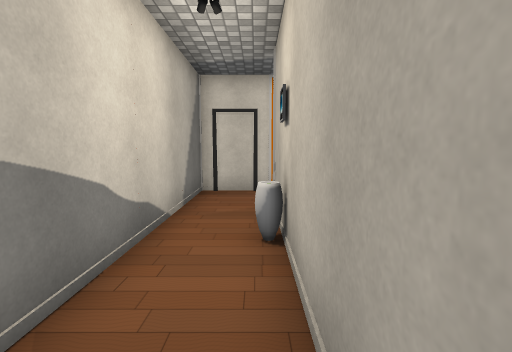
view 1 (above)

13 first-person views from a walk through a Unity game level. The camera is 1.5 m above the floor, tilts 6° down and sees 85° across. The floor is counted in squares, 1 m on a side. Each view is taken from the middle of a square. On the plan, view 1 faces up. The plan holds only what a view shows up to about 14 squares ahead; the rest is blank. The place goes on beyond the plan. The player is left out. Some surface patterns are stand-ins.

view 2
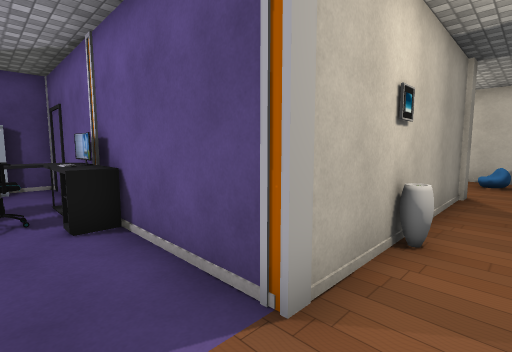

view 3
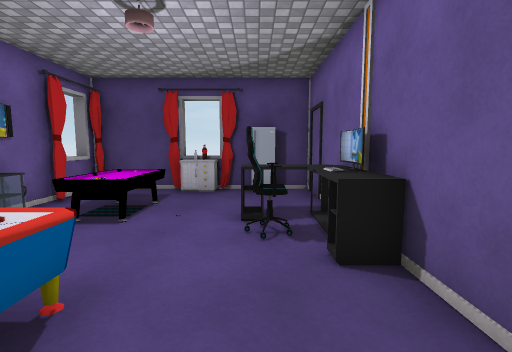

view 4
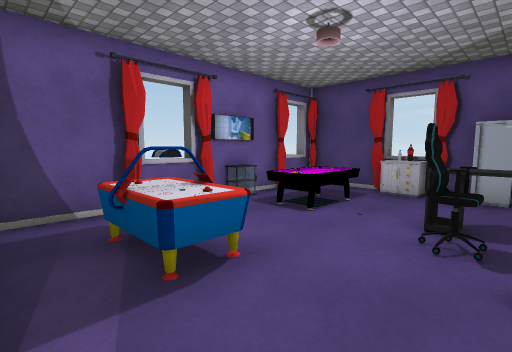

view 5
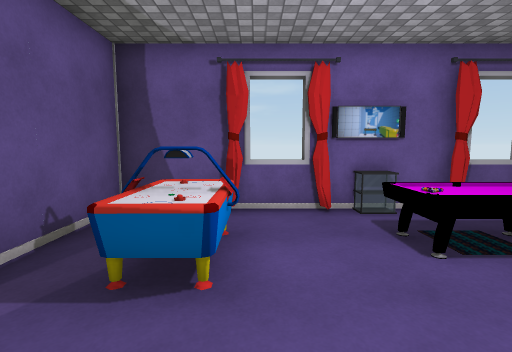

view 6
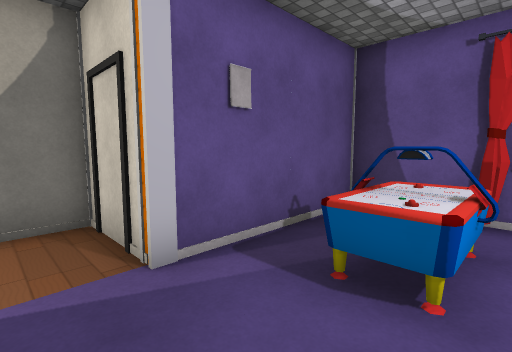

view 7
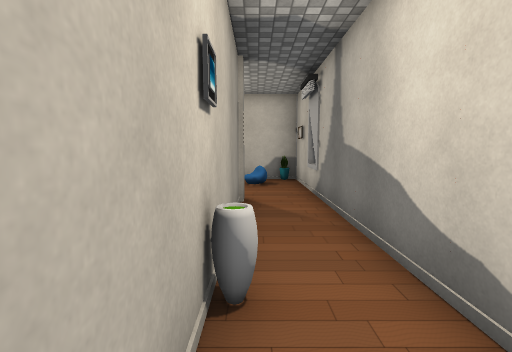

view 8
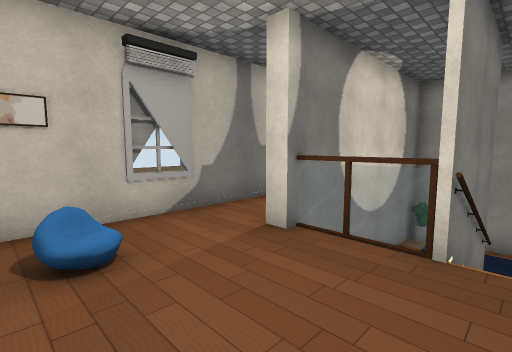

view 9
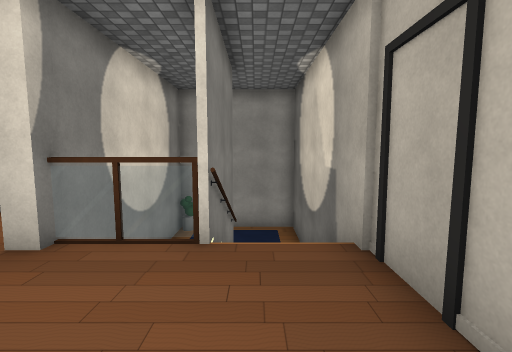

view 10
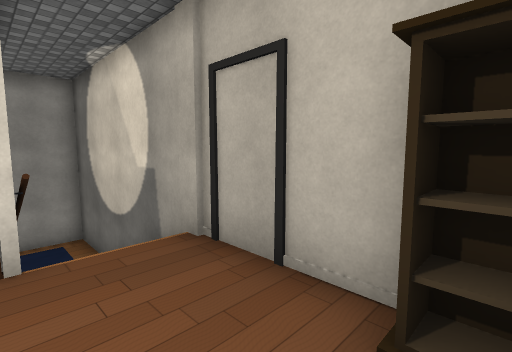

view 11
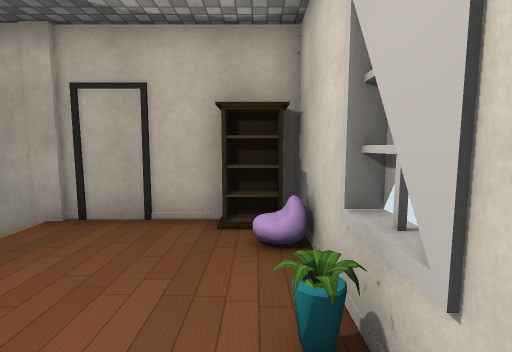

view 12
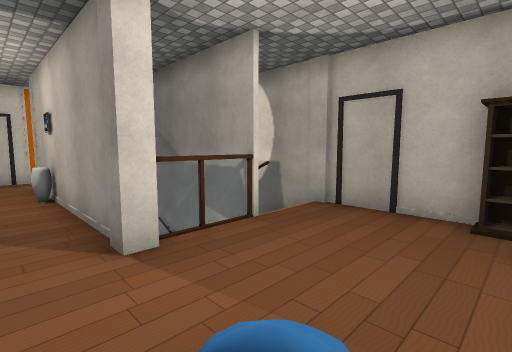

view 13
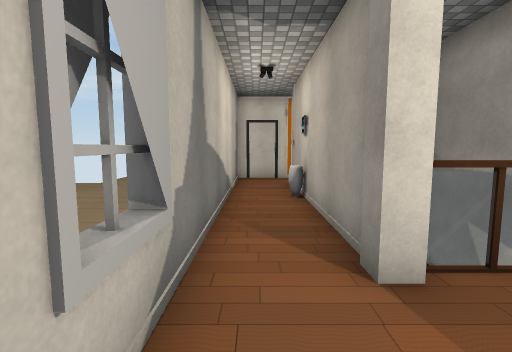

### Floor plan
Ten units are one square. View 1 is at (0, 0); x grows to the right and y downward. Boxes are objects, and circles mark ways between rooms. Rooms are numbered by the first view taken in them; rooms with no view inside come last. Other rooms are left out.
<svg viewBox="-24 -152 144 222">
<path fill="none" stroke="#000" d="M64 -71 109 -71 109 -147 7 -147 7 -104M5 -95 -19 -95 -19 14M112 -115 108 -115M5 6 5 -66M36 -1 34 8 29 8M-19 14 -19 59 57 59 57 4"/>
<rect x="-5" y="-45" width="10" height="10" fill="#bbb"><title>other object</title></rect>
<rect x="5" y="-105" width="10" height="10" fill="#bbb"><title>other object</title></rect>
<rect x="15" y="-135" width="30" height="30" fill="#bbb"><title>other object</title></rect>
<rect x="45" y="-95" width="30" height="20" fill="#bbb"><title>other object</title></rect>
<rect x="55" y="-95" width="10" height="10" fill="#bbb"><title>other object</title></rect>
<rect x="55" y="-125" width="10" height="10" fill="#bbb"><title>other object</title></rect>
<rect x="55" y="-145" width="10" height="10" fill="#bbb"><title>other object</title></rect>
<rect x="65" y="-135" width="20" height="20" fill="#bbb"><title>other object</title></rect>
<rect x="65" y="-145" width="10" height="10" fill="#bbb"><title>other object</title></rect>
<rect x="85" y="-135" width="10" height="20" fill="#bbb"><title>other object</title></rect>
<rect x="95" y="-95" width="10" height="10" fill="#bbb"><title>other object</title></rect>
<rect x="95" y="-115" width="10" height="20" fill="#bbb"><title>other object</title></rect>
<rect x="105" y="-105" width="10" height="10" fill="#bbb"><title>other object</title></rect>
<rect x="-5" y="35" width="10" height="10" fill="#bbb"><title>other object</title></rect>
<rect x="15" y="45" width="10" height="10" fill="#bbb"><title>other object</title></rect>
<rect x="35" y="55" width="10" height="10" fill="#bbb"><title>other object</title></rect>
<rect x="45" y="45" width="10" height="10" fill="#bbb"><title>other object</title></rect>
<circle cx="-5" cy="5" r="3" fill="#2a7"/>
<text x="40" y="-90">1</text>
<text x="20" y="30">2</text>
</svg>
Room 1 opens to room 2.

Where each view was taken, in squares from view 1:
view 1: 0 up, 0 right, facing up
view 2: 9 up, 1 left, facing down-right
view 3: 9 up, 1 right, facing right
view 4: 8 up, 1 right, facing up-right
view 5: 8 up, 4 right, facing up
view 6: 8 up, 4 right, facing up-left
view 7: 7 up, 0 right, facing down
view 8: 5 down, 4 right, facing up-left
view 9: 5 down, 4 right, facing up
view 10: 5 down, 3 right, facing up-right
view 11: 5 down, 0 right, facing right
view 12: 5 down, 1 left, facing up-right
view 13: 4 down, 1 left, facing up
